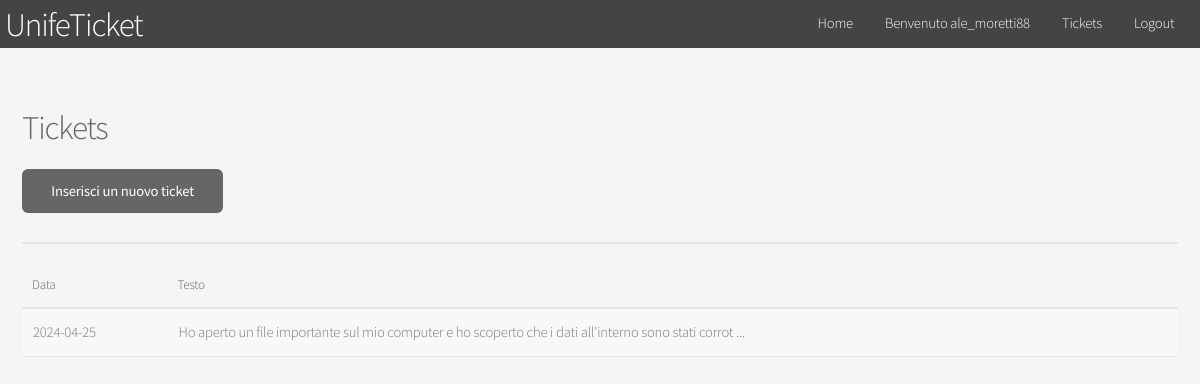
The app's page /app/tickets.php (signed in) with its own data.
### tables this page shows
CREATE TABLE `tickets` (
  `id` int(11) NOT NULL AUTO_INCREMENT,
  `date` date NOT NULL,
  `testo` varchar(512) NOT NULL,
  `username` varchar(128) NOT NULL,
  CONSTRAINT `tickets_pk` PRIMARY KEY (`id`)
);

### app/tickets.php (the view, shortened to what this page needs)
<?php
require_once 'logged.php';
if(logged()){
    if ($_SERVER["REQUEST_METHOD"] == "GET") {
        $rows = print_tickets();
    } else {
        header("Location: login.php?error=request method error");
        die();
    }
}
function print_tickets(){
    $conn = connect();
    $sql = "SELECT * FROM tickets WHERE username=:uname";
    $stmt = $conn->prepare($sql);
    $stmt->bindParam(":uname", $_SESSION["uname"]);
    $stmt->execute();
    return $stmt->fetchAll(PDO::FETCH_ASSOC);
}
?>
<!DOCTYPE HTML>
<html>
<head>
    <link rel="stylesheet" href="assets/css/main.css" />
</head>
<body class="landing is-preload">
<div id="page-wrapper">
    <?php include 'top.inc';?>
    <section id="main" class="container">
        <div class="row">
            <div class="col-12">
                <h2>Tickets</h2>
                <a href="newTicket.php" class="button">Inserisci un nuovo ticket</a>
                <br><hr>
                <?php
                if(count($rows)==0){
                    echo '<div class="col-12 col-12-mobile"><h3>Non hai ancora aperto nessun ticket.</h3></div>';
                } else {
                    echo '<div class="table-wrapper"><table><thead><tr><th>Data</th><th>Testo</th></tr></thead><tbody>';
                    foreach ($rows as $r) {
                        echo '<tr><td>'.$r['date'].'</td>
                            <td>'.substr($r['testo'],0,100).' '.(strlen($r['testo'])>100? " ...":"").'</td>
                        </tr>';
                    }
                }
                ?>
            </div>
        </div>
    </section>
</div>
</body>
</html>

### app/assets/css/main.css (style rules this page uses)
a,abbr,acronym,address,applet,article,aside,audio,b,big,blockquote,body,canvas,caption,center,cite,code,dd,del,details,dfn,div,dl,dt,em,embed,fieldset,figcaption,figure,footer,form,h1,h2,h3,h4,h5,h6,header,hgroup,html,i,iframe,img,ins,kbd,label,legend,li,mark,menu,nav,object,ol,output,p,pre,q,ruby,s,samp,section,small,span,strike,strong,sub,summary,sup,table,tbody,td,tfoot,th,thead,time,tr,tt,u,ul,var,video { margin:0;padding:0;border:0;font-size:100%;font:inherit;vertical-align:baseline }
article,aside,details,figcaption,figure,footer,header,hgroup,menu,nav,section { display:block }
body { line-height:1 }
table { border-collapse:collapse;border-spacing:0 }
body { -webkit-text-size-adjust:none }
body { -ms-overflow-style:scrollbar }
html { box-sizing:border-box }
*,:after,:before { box-sizing:inherit }
body { background:#f5f5f5 }
body,input,select,textarea { color:#777;font-family:"Source Sans Pro",sans-serif;font-size:16pt;font-weight:300;line-height:1.65em;letter-spacing:-.015em }
a { -moz-transition:color .2s ease-in-out,border-bottom-color .2s ease-in-out;-webkit-transition:color .2s ease-in-out,border-bottom-color .2s ease-in-out;-ms-transition:color .2s ease-in-out,border-bottom-color .2s ease-in-out;transition:color .2s ease-in-out,border-bottom-color .2s ease-in-out;color:#000;text-decoration:none }
h1,h2,h3,h4,h5,h6 { color:#646464;font-weight:300;line-height:1em;margin:0 0 .5em 0 }
h2 { font-size:2.25em;line-height:1.5em;letter-spacing:-.035em }
hr { border:0;border-bottom:solid 2px #e5e5e5;margin:2em 0 }
.row { display:flex;flex-wrap:wrap;box-sizing:border-box;align-items:stretch }
.row>* { box-sizing:border-box }
.row>.col-12 { width:100% }
.row { margin-top:0;margin-left:-2em }
.row>* { padding:0 0 0 2em }
@media screen and (max-width:1680px) { .row { display:flex;flex-wrap:wrap;box-sizing:border-box;align-items:stretch } }
@media screen and (max-width:1680px) { .row>* { box-sizing:border-box } }
@media screen and (max-width:1680px) { .row { margin-top:0;margin-left:-2em } }
@media screen and (max-width:1680px) { .row>* { padding:0 0 0 2em } }
@media screen and (max-width:1280px) { .row { display:flex;flex-wrap:wrap;box-sizing:border-box;align-items:stretch } }
@media screen and (max-width:1280px) { .row>* { box-sizing:border-box } }
@media screen and (max-width:1280px) { .row { margin-top:0;margin-left:-2em } }
@media screen and (max-width:1280px) { .row>* { padding:0 0 0 2em } }
.container { margin:0 auto;max-width:calc(100% - 3em);width:85em }
.table-wrapper { -webkit-overflow-scrolling:touch;overflow-x:auto }
table { margin:0 0 2em 0;width:100% }
table tbody tr { border:solid 1px #e5e5e5;border-left:0;border-right:0 }
table tbody tr:nth-child(2n+1) { background-color:#f8f8f8 }
table td { padding:.75em .75em }
table th { color:#646464;font-size:.9em;font-weight:300;padding:0 .75em .75em .75em;text-align:left }
table thead { border-bottom:solid 2px #e5e5e5 }
.button,input[type=button],input[type=reset],input[type=submit] { -moz-appearance:none;-webkit-appearance:none;-ms-appearance:none;appearance:none;-moz-transition:background-color .2s ease-in-out,color .2s ease-in-out;-webkit-transition:background-color .2s ease-in-out,color .2s ease-in-out;-ms-transition:background-color .2s ease-in-out,color .2s ease-in-out;transition:background-color .2s ease-in-out,color .2s ease-in-out;background-color:#666;border-radius:6px;border:0;color:#fff;cursor:pointer;display:inline-block;font-weight:400;height:3em;line-height:3em;padding:0 2em;text-align:center;text-decoration:none;white-space:nowrap }
#page-wrapper { padding-top:3em }
body.landing #page-wrapper { padding-top:0 }
#main { padding:4em 0 }
body.landing #main { margin-top:3em }
@media screen and (max-width:1680px) { body,input,select,textarea { font-size:13pt } }
@media screen and (max-width:1280px) { body,input,select,textarea { font-size:11pt } }

### records on screen
tickets: date "2024-04-25", testo "Ho aperto un file importante sul mio computer e ho scoperto che i dati all'interno sono stati corrot"

### other values on screen
$_SESSION["uname"] "ale_moretti88"
